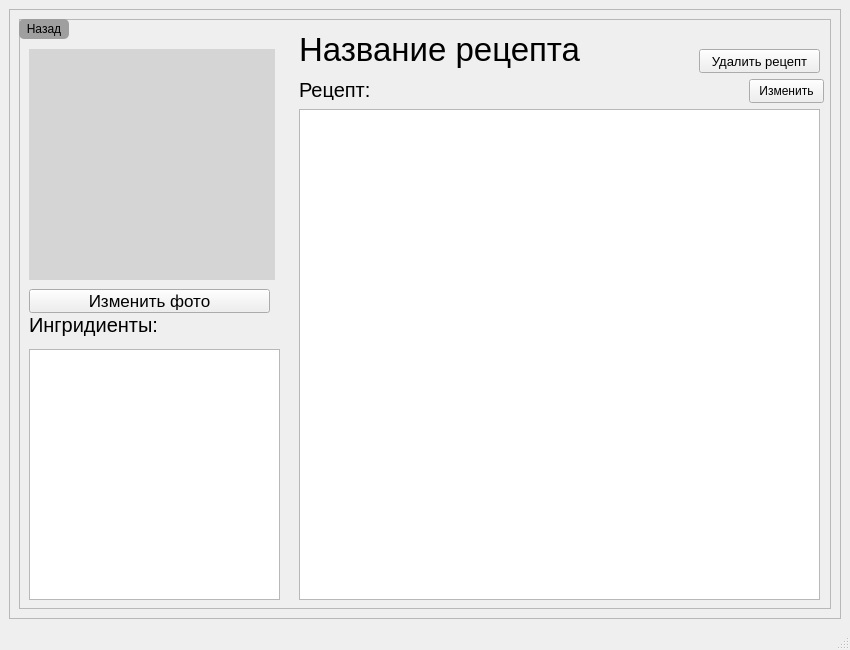
<?xml version="1.0" encoding="UTF-8"?>
<ui version="4.0">
 <class>MainWindow</class>
 <widget class="QMainWindow" name="MainWindow">
  <property name="geometry">
   <rect>
    <x>0</x>
    <y>0</y>
    <width>850</width>
    <height>650</height>
   </rect>
  </property>
  <property name="windowTitle">
   <string>MainWindow</string>
  </property>
  <widget class="QWidget" name="centralwidget">
   <layout class="QGridLayout" name="gridLayout">
    <item row="0" column="0">
     <widget class="QScrollArea" name="scrollArea">
      <property name="widgetResizable">
       <bool>true</bool>
      </property>
      <widget class="QWidget" name="scrollAreaWidgetContents">
       <property name="geometry">
        <rect>
         <x>0</x>
         <y>0</y>
         <width>830</width>
         <height>609</height>
        </rect>
       </property>
       <layout class="QGridLayout" name="gridLayout_2">
        <item row="0" column="0">
         <widget class="QFrame" name="frame">
          <property name="minimumSize">
           <size>
            <width>0</width>
            <height>0</height>
           </size>
          </property>
          <property name="styleSheet">
           <string notr="true"/>
          </property>
          <property name="frameShape">
           <enum>QFrame::StyledPanel</enum>
          </property>
          <property name="frameShadow">
           <enum>QFrame::Raised</enum>
          </property>
          <widget class="QPushButton" name="pushButton">
           <property name="geometry">
            <rect>
             <x>0</x>
             <y>0</y>
             <width>50</width>
             <height>20</height>
            </rect>
           </property>
           <property name="cursor">
            <cursorShape>PointingHandCursor</cursorShape>
           </property>
           <property name="styleSheet">
            <string notr="true">QPushButton{
	background-color: rgb(159, 159, 159);
	border-radius: 5px;
}</string>
           </property>
           <property name="text">
            <string>Назад</string>
           </property>
          </widget>
          <widget class="QLabel" name="label_nazvanie">
           <property name="geometry">
            <rect>
             <x>280</x>
             <y>10</y>
             <width>321</width>
             <height>41</height>
            </rect>
           </property>
           <property name="font">
            <font>
             <pointsize>25</pointsize>
            </font>
           </property>
           <property name="text">
            <string>Название рецепта</string>
           </property>
          </widget>
          <widget class="QLabel" name="label_pix">
           <property name="enabled">
            <bool>true</bool>
           </property>
           <property name="geometry">
            <rect>
             <x>10</x>
             <y>30</y>
             <width>246</width>
             <height>231</height>
            </rect>
           </property>
           <property name="styleSheet">
            <string notr="true">background-color: rgb(213, 213, 213);</string>
           </property>
           <property name="frameShape">
            <enum>QFrame::NoFrame</enum>
           </property>
           <property name="frameShadow">
            <enum>QFrame::Plain</enum>
           </property>
           <property name="text">
            <string/>
           </property>
           <property name="scaledContents">
            <bool>true</bool>
           </property>
          </widget>
          <widget class="QLabel" name="label_3">
           <property name="geometry">
            <rect>
             <x>280</x>
             <y>60</y>
             <width>81</width>
             <height>21</height>
            </rect>
           </property>
           <property name="font">
            <font>
             <pointsize>15</pointsize>
            </font>
           </property>
           <property name="text">
            <string>Рецепт:</string>
           </property>
          </widget>
          <widget class="QLabel" name="label_4">
           <property name="geometry">
            <rect>
             <x>10</x>
             <y>290</y>
             <width>141</width>
             <height>31</height>
            </rect>
           </property>
           <property name="font">
            <font>
             <pointsize>15</pointsize>
            </font>
           </property>
           <property name="text">
            <string>Ингридиенты:</string>
           </property>
          </widget>
          <widget class="QPushButton" name="pushButton_2">
           <property name="geometry">
            <rect>
             <x>730</x>
             <y>60</y>
             <width>75</width>
             <height>24</height>
            </rect>
           </property>
           <property name="text">
            <string>Изменить</string>
           </property>
          </widget>
          <widget class="QPlainTextEdit" name="plainTextEdit">
           <property name="geometry">
            <rect>
             <x>280</x>
             <y>90</y>
             <width>521</width>
             <height>491</height>
            </rect>
           </property>
           <property name="font">
            <font>
             <pointsize>15</pointsize>
            </font>
           </property>
           <property name="readOnly">
            <bool>true</bool>
           </property>
          </widget>
          <widget class="QPlainTextEdit" name="plainTextEdit_2">
           <property name="geometry">
            <rect>
             <x>10</x>
             <y>330</y>
             <width>251</width>
             <height>251</height>
            </rect>
           </property>
           <property name="font">
            <font>
             <pointsize>15</pointsize>
            </font>
           </property>
           <property name="readOnly">
            <bool>true</bool>
           </property>
          </widget>
          <widget class="QPushButton" name="pushButton_3">
           <property name="enabled">
            <bool>true</bool>
           </property>
           <property name="geometry">
            <rect>
             <x>10</x>
             <y>270</y>
             <width>241</width>
             <height>24</height>
            </rect>
           </property>
           <property name="font">
            <font>
             <pointsize>13</pointsize>
            </font>
           </property>
           <property name="text">
            <string>Изменить фото</string>
           </property>
          </widget>
          <widget class="QPushButton" name="pushButton_4">
           <property name="geometry">
            <rect>
             <x>680</x>
             <y>30</y>
             <width>121</width>
             <height>24</height>
            </rect>
           </property>
           <property name="font">
            <font>
             <pointsize>10</pointsize>
            </font>
           </property>
           <property name="text">
            <string>Удалить рецепт</string>
           </property>
          </widget>
         </widget>
        </item>
       </layout>
      </widget>
     </widget>
    </item>
   </layout>
  </widget>
  <widget class="QStatusBar" name="statusbar"/>
 </widget>
 <resources/>
 <connections/>
</ui>
